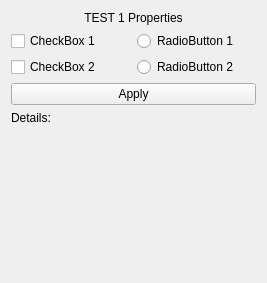
<?xml version="1.0" encoding="UTF-8"?>
<ui version="4.0">
 <class>Test1Properties_UI</class>
 <widget class="QWidget" name="Test1Properties_UI">
  <property name="geometry">
   <rect>
    <x>0</x>
    <y>0</y>
    <width>267</width>
    <height>283</height>
   </rect>
  </property>
  <property name="windowTitle">
   <string>Form</string>
  </property>
  <layout class="QGridLayout" name="gridLayout">
   <item row="1" column="0">
    <widget class="QCheckBox" name="cb1">
     <property name="text">
      <string>CheckBox 1</string>
     </property>
    </widget>
   </item>
   <item row="0" column="0" colspan="2">
    <widget class="QLabel" name="lblName">
     <property name="text">
      <string>TEST 1 Properties</string>
     </property>
     <property name="alignment">
      <set>Qt::AlignCenter</set>
     </property>
    </widget>
   </item>
   <item row="2" column="1">
    <widget class="QRadioButton" name="radio2">
     <property name="text">
      <string>RadioButton 2</string>
     </property>
    </widget>
   </item>
   <item row="5" column="0" colspan="2">
    <widget class="QLabel" name="lblDetails">
     <property name="text">
      <string/>
     </property>
    </widget>
   </item>
   <item row="3" column="0" colspan="2">
    <widget class="QPushButton" name="btnApply">
     <property name="text">
      <string>Apply</string>
     </property>
    </widget>
   </item>
   <item row="1" column="1">
    <widget class="QRadioButton" name="radio1">
     <property name="text">
      <string>RadioButton 1</string>
     </property>
    </widget>
   </item>
   <item row="4" column="0" colspan="2">
    <widget class="QLabel" name="lblDetailTitle">
     <property name="text">
      <string>Details:</string>
     </property>
    </widget>
   </item>
   <item row="2" column="0">
    <widget class="QCheckBox" name="cb2">
     <property name="text">
      <string>CheckBox 2</string>
     </property>
    </widget>
   </item>
   <item row="6" column="0" colspan="2">
    <spacer name="verticalSpacer">
     <property name="orientation">
      <enum>Qt::Vertical</enum>
     </property>
     <property name="sizeHint" stdset="0">
      <size>
       <width>20</width>
       <height>40</height>
      </size>
     </property>
    </spacer>
   </item>
  </layout>
 </widget>
 <resources/>
 <connections/>
</ui>
